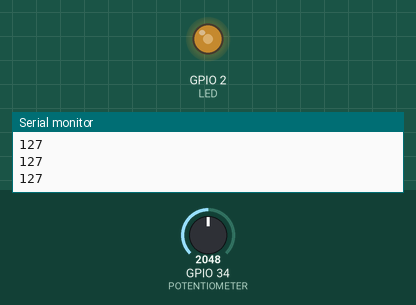
The program below on a simulated ESP32. On the bench: output pins drawn as LEDs (lit = HIGH), the last lines printed to the serial monitor. Inputs (shaded band) come from the test bench; at power-on: GPIO 34 (POTENTIOMETER) = 2048.

Above: at 1.2 s.
1.3 s: GPIO 34 (POTENTIOMETER) set to 2866
At 1.9 s:
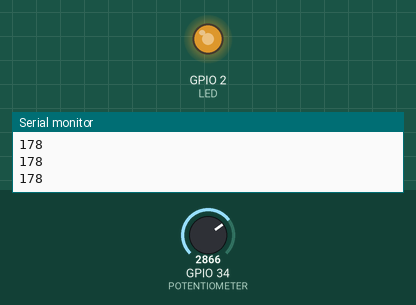
2.8 s: GPIO 34 (POTENTIOMETER) set to 3603
At 3.3 s:
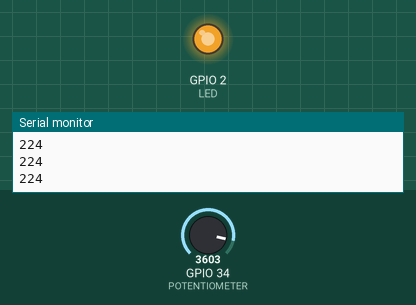
4.3 s: GPIO 34 (POTENTIOMETER) set to 491
At 5.5 s:
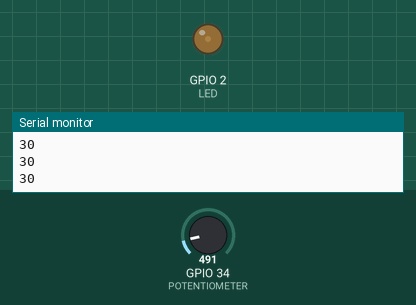
5.8 s: GPIO 34 (POTENTIOMETER) set to 0
At 6.8 s:
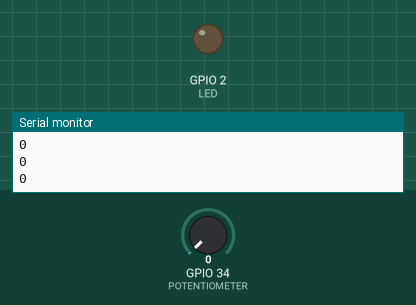
7.3 s: GPIO 34 (POTENTIOMETER) set to 2047
At 8.0 s:
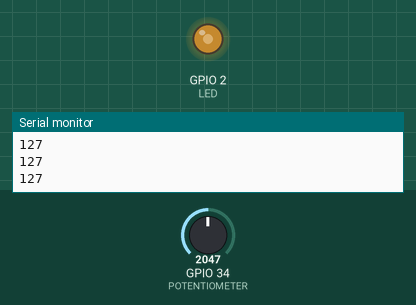
Timing chart, 0 to 9.8 s (numbered marks = the images above; inputs shaded):
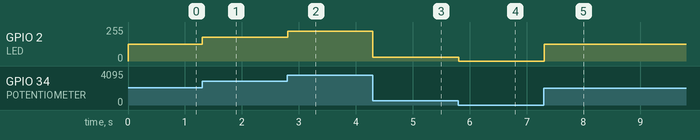

Measured:
- after the input at 1.3 s, GPIO 2 (LED): 127/255 → 178/255 at once
- after the input at 2.8 s, GPIO 2 (LED): 178/255 → 224/255 at once
- after the input at 4.3 s, GPIO 2 (LED): 224/255 → 30/255 at once
- after the input at 5.8 s, GPIO 2 (LED): 30/255 → 0/255 at once
- after the input at 7.3 s, GPIO 2 (LED): 0/255 → 127/255 at once

The program:

main.cpp
```cpp
#include <Arduino.h>

#define LED 2              // Pin LED
#define POTENTIOMETER 34   // Pin potensiometer

void setup() {
  Serial.begin(115200);  // Inisialisasi serial
  pinMode(LED, OUTPUT);    // Set pin LED sebagai output
  Serial.println("Serial ready");  // Print "Serial ready"
}

void loop() {
  int sensorValue = analogRead(POTENTIOMETER);  // Baca nilai potensiometer
  int brightness = map(sensorValue, 0, 4095, 0, 255);  // Map nilai ke 0-255
  Serial.println(brightness);  // Print nilai ke serial monitor
  analogWrite(LED, brightness);                 // Atur kecerahan LED
  delay(10);                                   // Tunggu 10 ms
}
```
